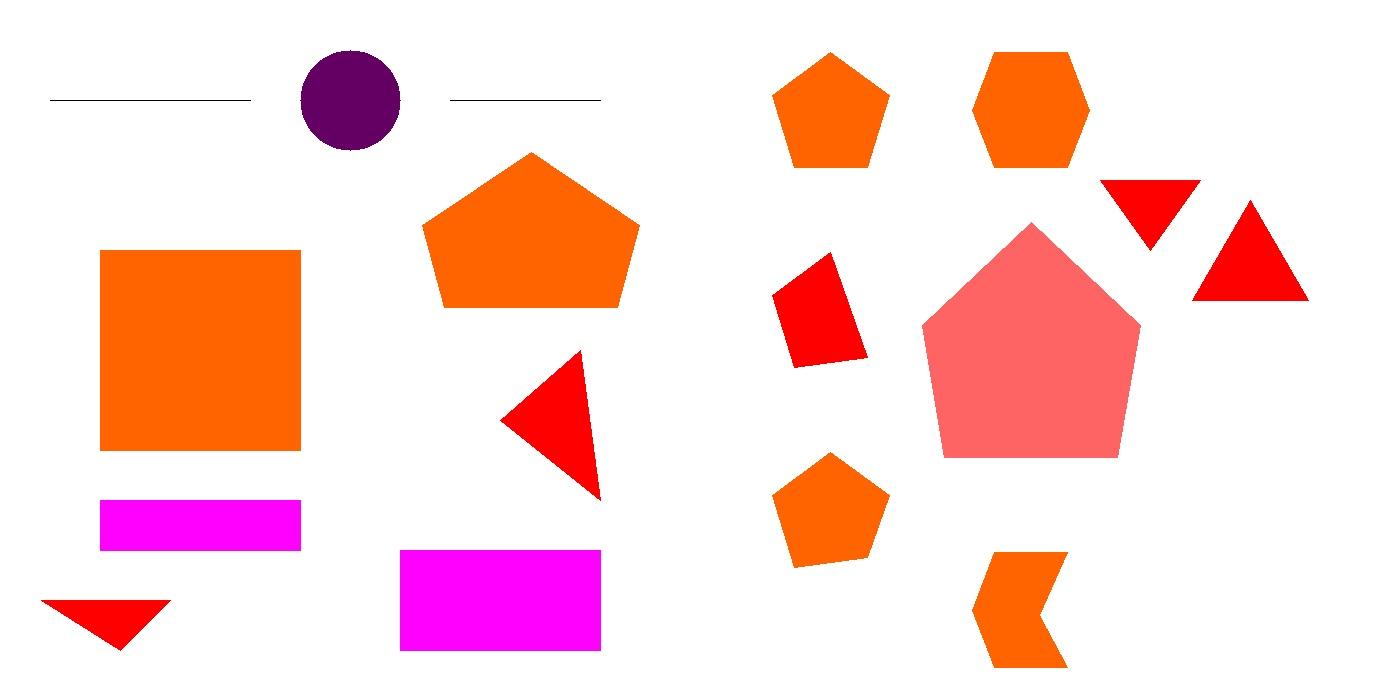
#> input picture newimg.jpg, 1400 x 700 px, found by its file name
$ python arclen.py
#> lines starting #> are read from the running program, lines starting #| are printed output that depends on the picture; after the words box and inside, x2 and y2 are one past the last pixel; in counts of white or black regions, pixels touching at a corner belong together
import numpy as np
import cv2


font = cv2.FONT_HERSHEY_COMPLEX
img2 = cv2.imread('newimg.jpg', cv2.IMREAD_COLOR)
#> img2 is the input picture: shape (700, 1400, 3); mean B, G, R 214, 215.9, 253.2
#img2=cv2.resize(img2,(0,0),fx=1.5,fy=1.5)

img = cv2.imread('newimg.jpg', cv2.IMREAD_GRAYSCALE)
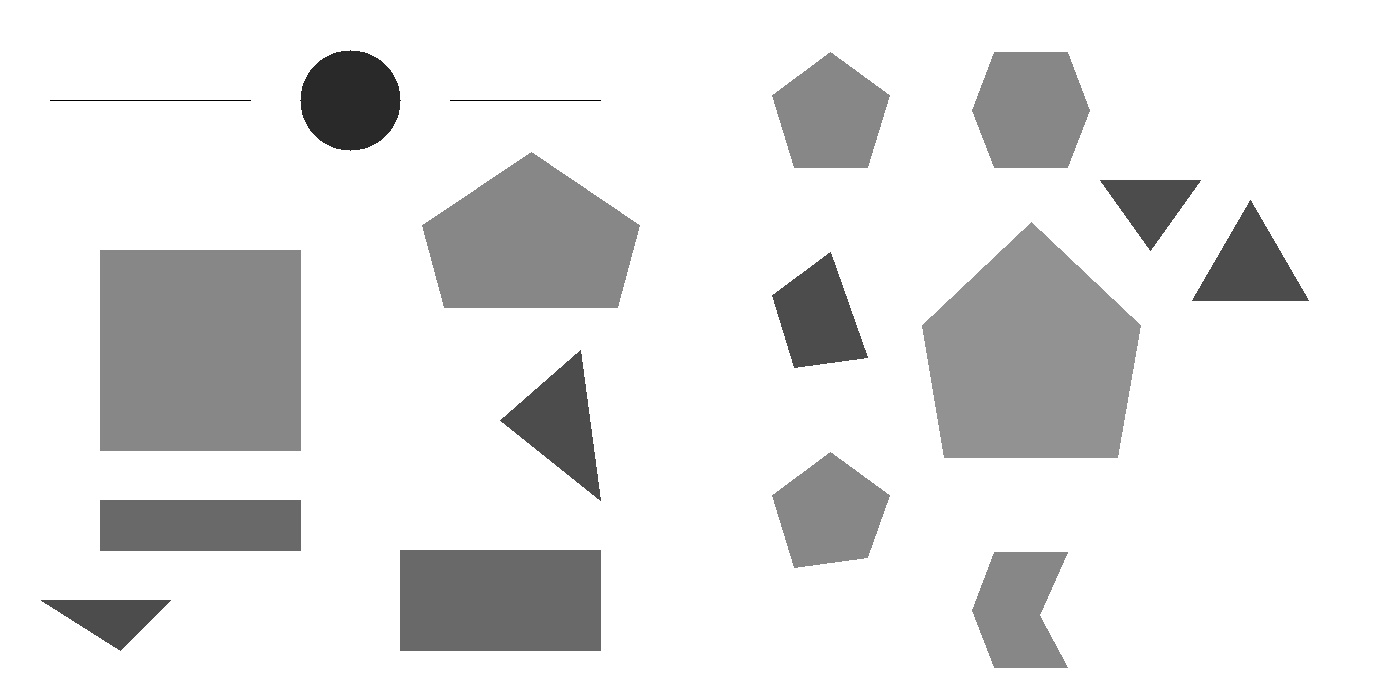
#> img: shape (700, 1400); min 0, max 255, mean 227
#img=cv2.resize(img,(0,0),fx=1.5,fy=1.5)

_, threshold = cv2.threshold(img,200, 255, cv2.THRESH_BINARY)
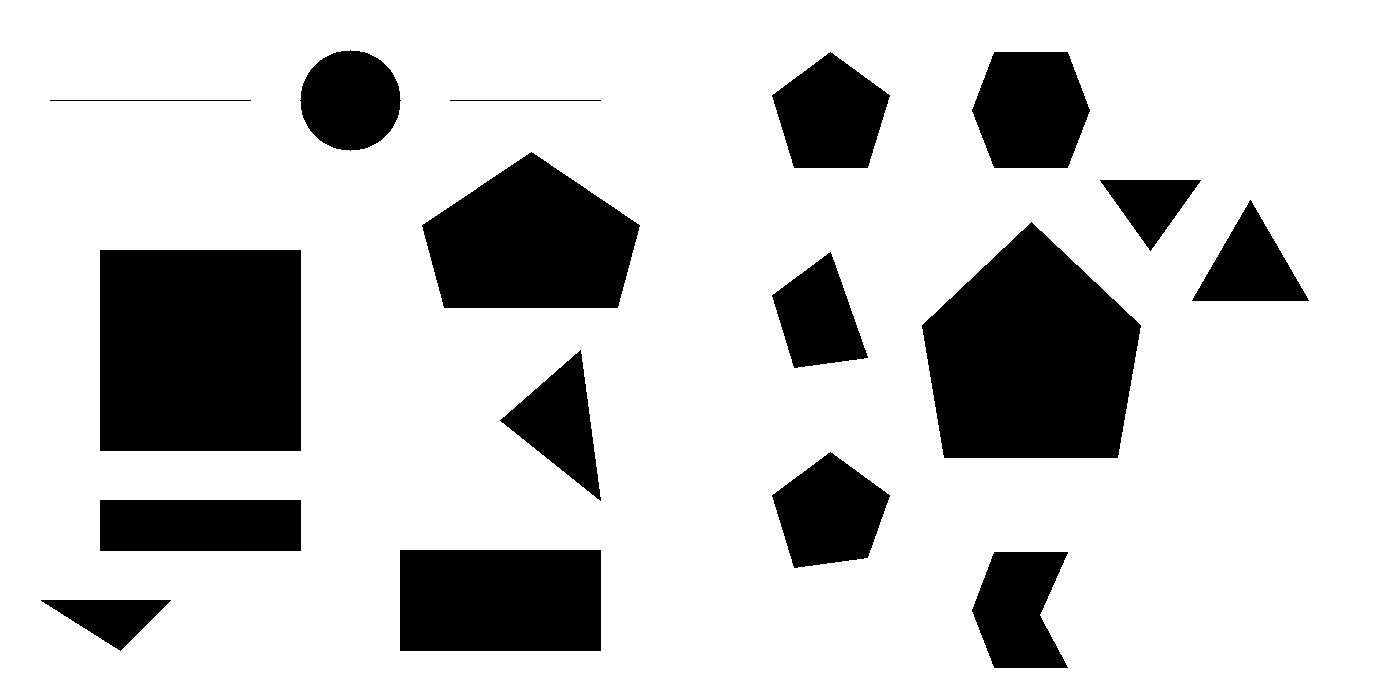
#> threshold: shape (700, 1400); 79.1% white; 17 black regions

contours, _= cv2.findContours(threshold, cv2.RETR_TREE,cv2.CHAIN_APPROX_SIMPLE)
#> contours = 18 contours; largest, box (x1, y1, x2, y2) and area: (0, 0, 1400, 700) 977901, (99, 249, 302, 452) 40802, (921, 221, 1142, 459) 37700, (421, 151, 641, 309) 24467, (399, 549, 602, 652) 20602

for cnt in contours :

	approx = cv2.approxPolyDP(cnt, 0.009* cv2.arcLength(cnt, True), True)
	print("arclength for false openloop",cv2.arcLength(cnt, True))
	print("arc length for true closed surve",cv2.arcLength(cnt, True))
	x,y,w,h=cv2.boundingRect(approx)
	print("WIDTH HEIGHT :::",w,h)

	cv2.drawContours(img2, [approx], 0, (0, 0, 255), 2)
	print("approx",np.squeeze(approx))

	n = approx.ravel()
	i = 0

	for j in n :
		if(i % 2 == 0):
			x = n[i]
			y = n[i + 1]

			# String containing the co-ordinates.
			string = str(x) + " " + str(y)

			#if(i == 0):
				# text on topmost co-ordinate.
			# cv2.putText(img2, "Arrow tip", (x, y),
			# 					font, 0.5, (255, 0, 0))
			#else:
				# text on remaining co-ordinates.
			cv2.putText(img2, string, (x, y),font, 0.5, (0, 255, 0))
			print(i,string)
		i = i + 1
#> this loop made 18 passes
#> (w, h, n) on passes 1, 2, 4, 5, 6, 7, 8, 9, 10: (1400, 700, [0, 0, 0, 699, 1399, 699, 1399, 0]), (132, 52, [40, 600, 171, 600, 120, 651]), (203, 103, [399, 550, 600, 549, 601, 650, 400, 651]), (203, 53, [99, 500, 300, 499, 301, 550, 100, 551]), (120, 118, [830, 451, 890, 496, 867, 558, 794, 568, 771, 495]), (102, 153, [580, 349, 600, 501, 499, 420]), (98, 118, [830, 251, 868, 357, 794, 368, 771, 295]), (203, 203, [99, 250, 300, 249, 301, 450, 100, 451]), (221, 238, [1031, 221, 1141, 325, 1118, 457, 944, 458, 921, 325])
#> (w, h) on passes 3, 16, 18: (98, 118), (120, 118), (103, 103)
#> (printed output is left out)
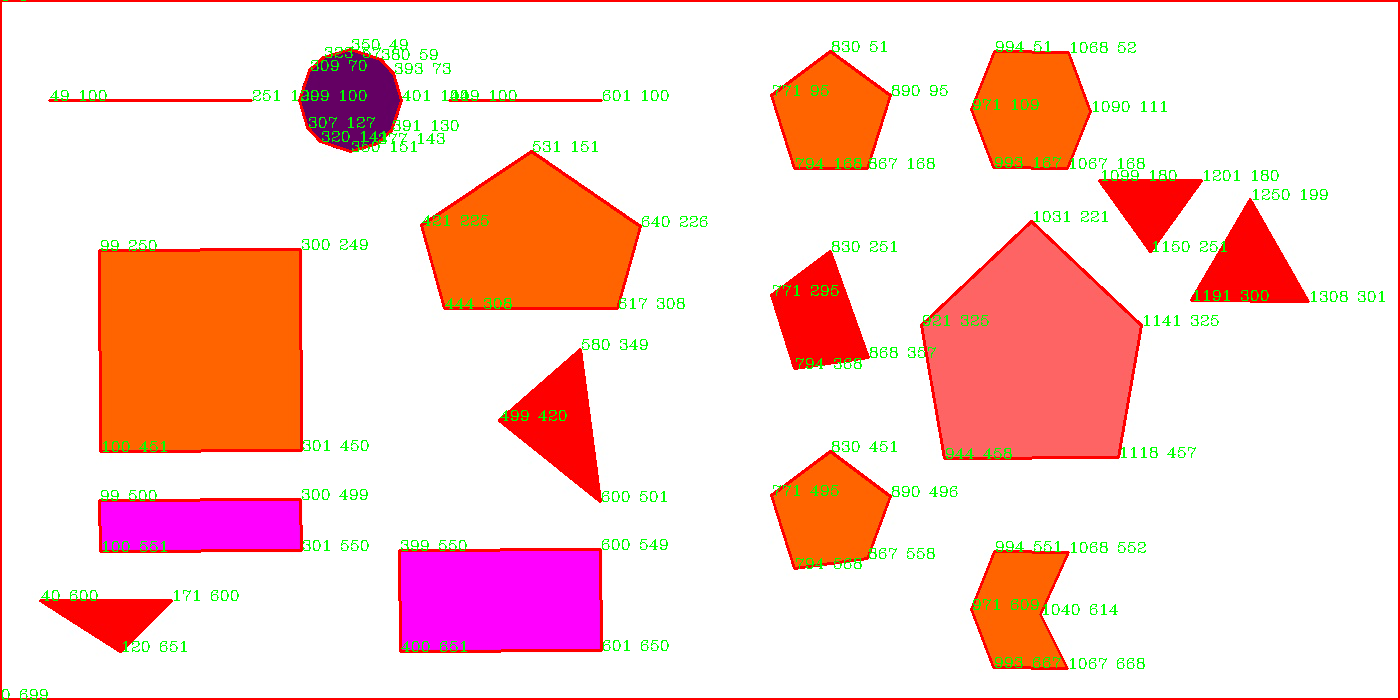
#> img2: shape (700, 1400, 3); 4.47% of pixels changed, all inside (x1, y1, x2, y2) = (0, 0, 1400, 700)

# Showing the final image.
cv2.imwrite("coordinate.jpg",img2)
cv2.imshow('image2', img2)
cv2.waitKey(0)

$ run again, with rect1.jpg copied over newimg.jpg
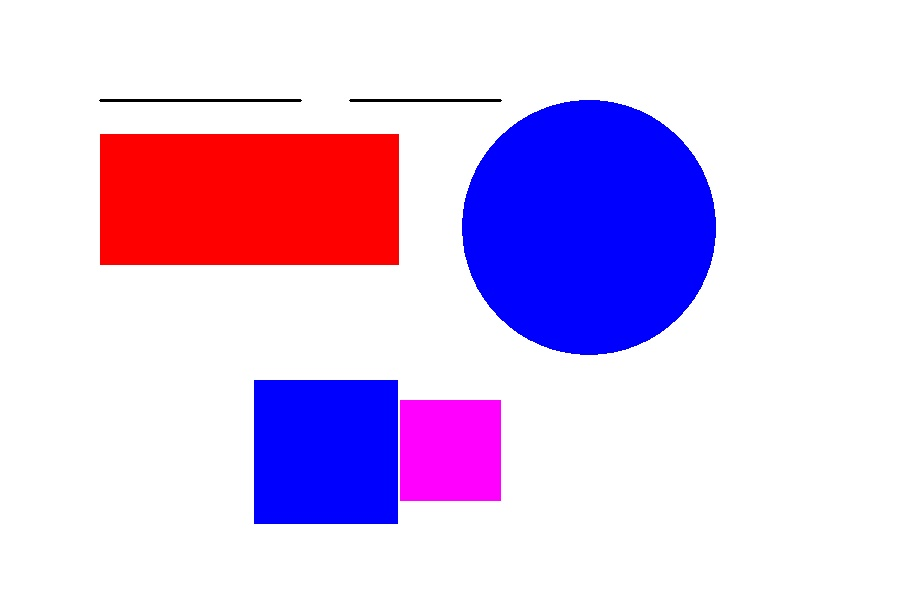
#> input picture rect1.jpg, 898 x 598 px, found by its file name
#> img2 is the input picture: shape (598, 898, 3); mean B, G, R 235.5, 197.1, 220.3
#> `_, threshold = cv2.threshold(img,200, 255, cv2.THRESH_BINARY)`:
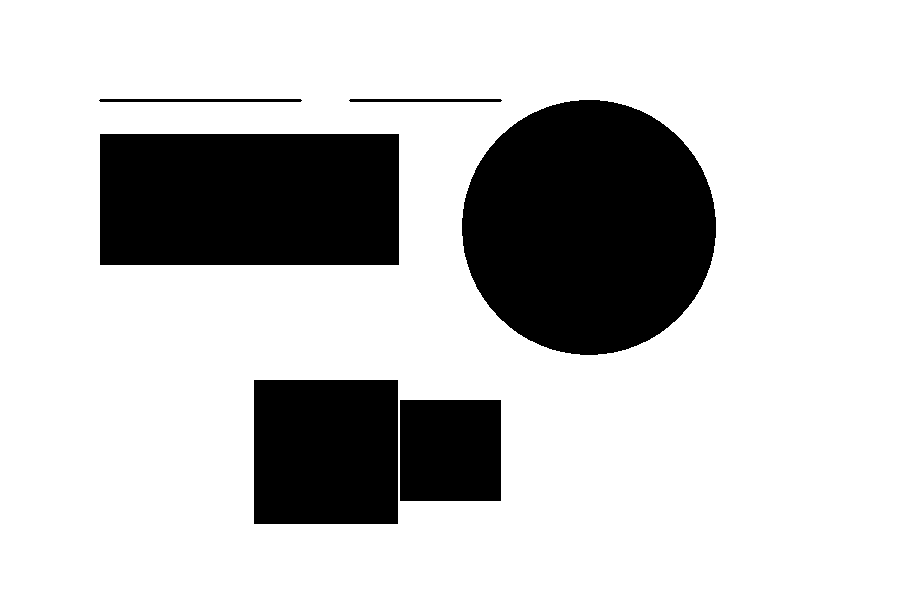
#> threshold: shape (598, 898); 77.3% white; 6 black regions
#> contours = 7 contours; box (x1, y1, x2, y2) and area: (0, 0, 898, 598) 535509, (461, 99, 717, 356) 51176, (99, 133, 400, 266) 39598, (253, 379, 399, 525) 21023, (399, 399, 502, 502) 10402, (98, 98, 303, 103) 808, (348, 98, 503, 103) 608
#> the loop `for cnt in contours : ` made 7 passes
#> (w, h, n) on passes 1, 2, 3, 4, 6, 7: (898, 598, [0, 0, 0, 597, 897, 597, 897, 0]), (103, 103, [399, 400, 500, 399, 501, 500, 400, 501]), (146, 146, [253, 380, 397, 379, 398, 523, 254, 524]), (301, 133, [99, 134, 398, 133, 399, 264, 100, 265]), (155, 1, [348, 100, 502, 100]), (205, 1, [98, 100, 302, 100])
#> (printed output is left out)
#> after the loop `for cnt in contours :`:
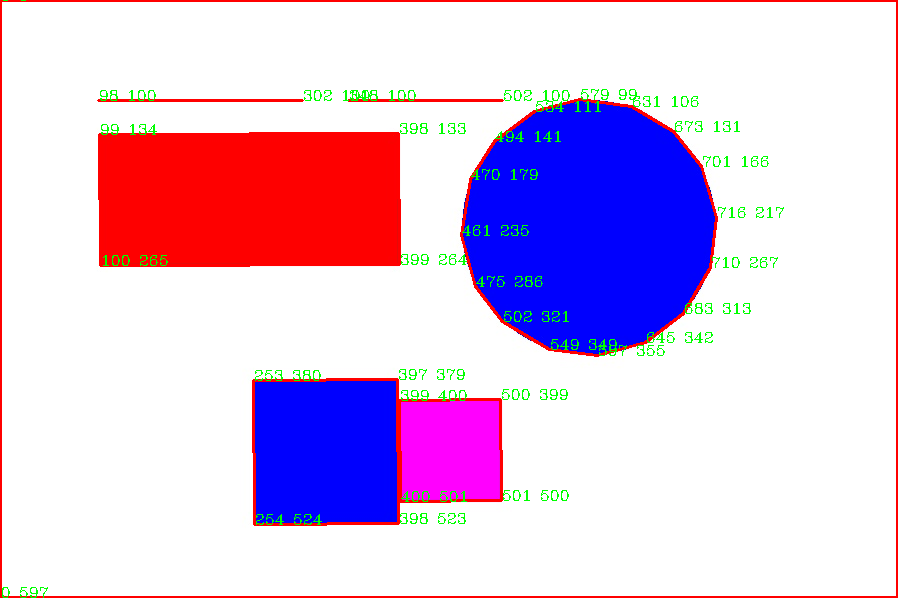
#> img2: shape (598, 898, 3); 3.88% of pixels changed, all inside (x1, y1, x2, y2) = (0, 0, 898, 598)
